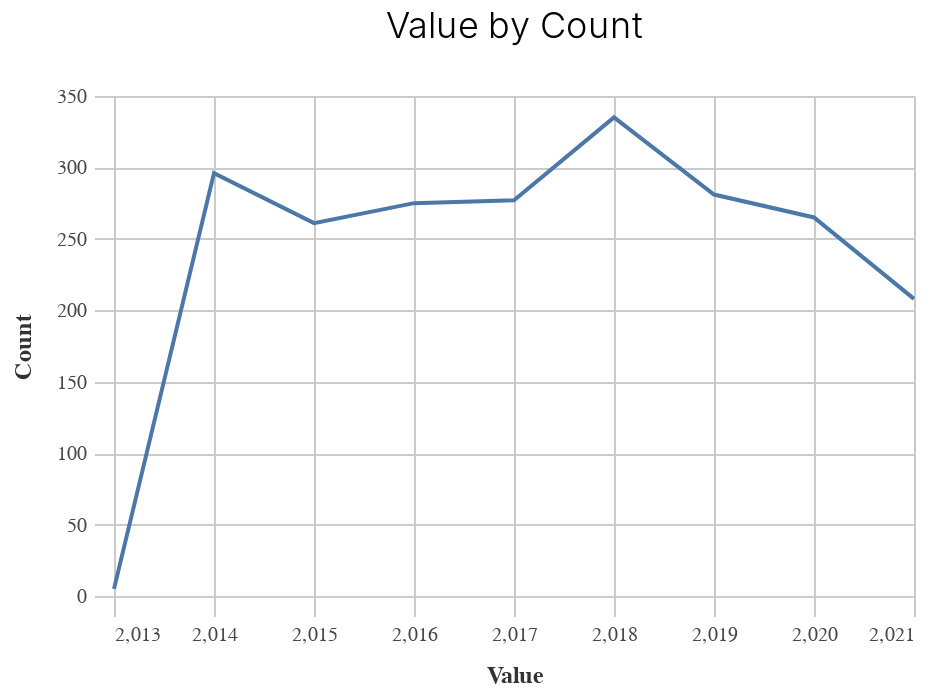

The notebook cell this image was saved under:
### Markdown cell above
### Chart

### Code cell
_dla_utils.basic_line_chart((df_top>>filter(_.variable=='prepared_y')), 'value', 'count', subset)

### Figure 1 — Vega-Lite specification as saved in the notebook (floating-point values rounded to 4 significant figures)
{"config": {"view": {"continuousWidth": 400, "continuousHeight": 300}, "axis": {"domainColor": "#cbcbcb", "grid": true, "gridColor": "#cbcbcb", "gridWidth": 1, "labelColor": "#474747", "labelFont": "Nunito Sans", "labelFontSize": 10, "labelPadding": 4, "tickColor": "#cbcbcb", "tickSize": 10, "titleColor": "#333", "titleFont": "Raleway", "titleFontSize": 12, "titlePadding": 10}, "axisBand": {"grid": false}, "background": "white", "font": "Raleway", "header": {"labelFont": "Nunito Sans", "titleFont": "Raleway"}, "legend": {"labelColor": "#333", "labelFont": "Nunito Sans", "labelFontSize": 11, "labelLimit": 0, "padding": 1, "symbolSize": 30, "symbolType": "square", "titleColor": "#333", "titleFont": "Raleway", "titleFontSize": 14, "titlePadding": 10}, "title": {"anchor": "middle", "font": "Raleway", "fontSize": 18, "fontWeight": 300, "offset": 20}}, "data": {"name": "data-8a6fdec94960780d0c4b0c6e18d3737c"}, "mark": "line", "encoding": {"x": {"field": "value", "title": "Value", "type": "quantitative"}, "y": {"field": "count", "title": "Count", "type": "quantitative"}}, "height": 250, "title": "Value by Count", "width": 400, "$schema": "https://vega.github.io/schema/vega-lite/v4.17.0.json", "datasets": {"data-8a6fdec94960780d0c4b0c6e18d3737c": [{"value": 2018.0, "count": 335, "variable": "prepared_y"}, {"value": 2014.0, "count": 296, "variable": "prepared_y"}, {"value": 2019.0, "count": 281, "variable": "prepared_y"}, {"value": 2017.0, "count": 277, "variable": "prepared_y"}, {"value": 2016.0, "count": 275, "variable": "prepared_y"}, {"value": 2020.0, "count": 265, "variable": "prepared_y"}, {"value": 2015.0, "count": 261, "variable": "prepared_y"}, {"value": 2021.0, "count": 208, "variable": "prepared_y"}, {"value": 2013.0, "count": 5, "variable": "prepared_y"}]}}
